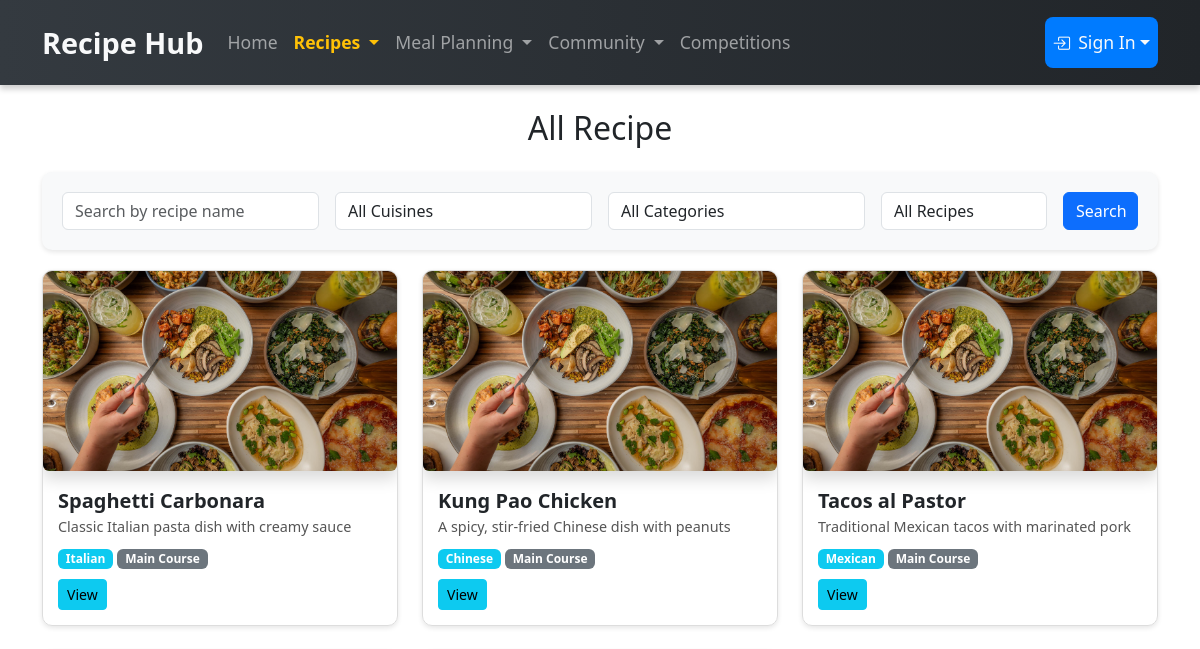
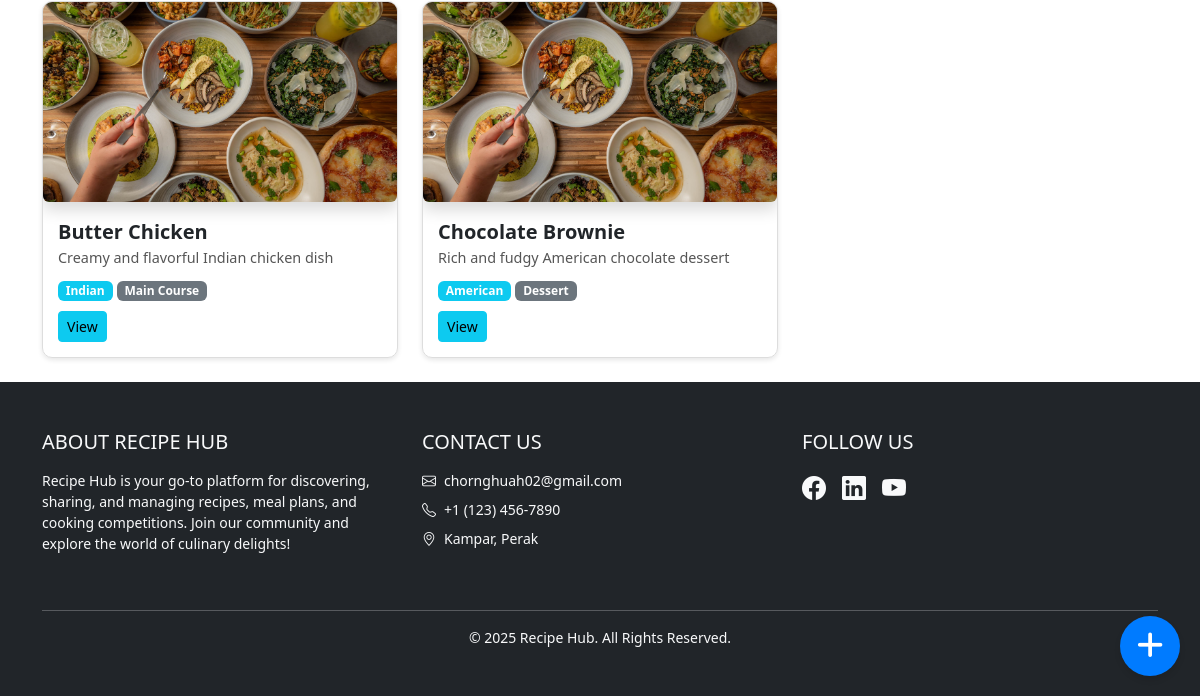
/recipe_management_module/recipe_user.php, run on an earlier commit of the app's database (2 pictures, top to bottom).
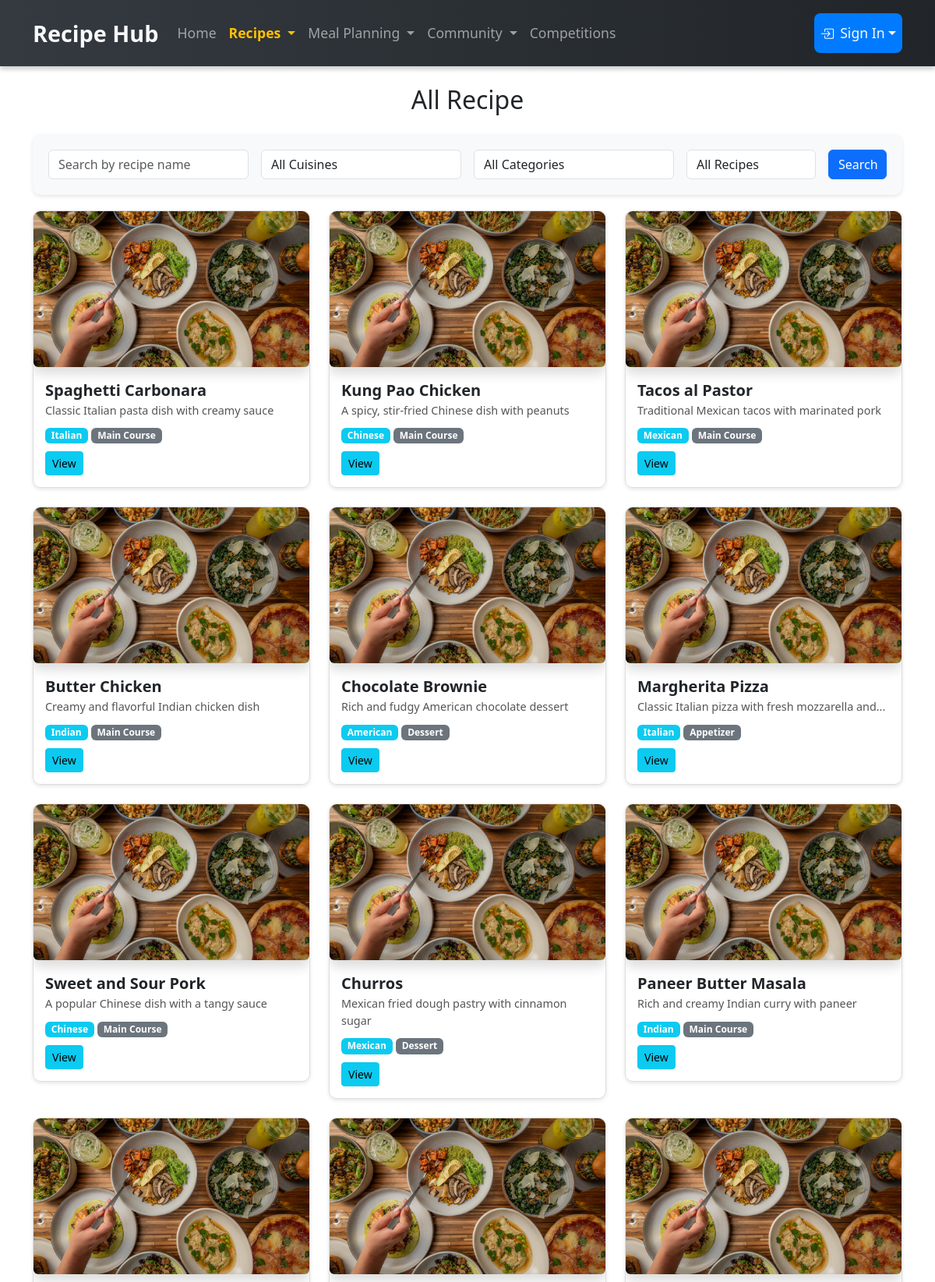
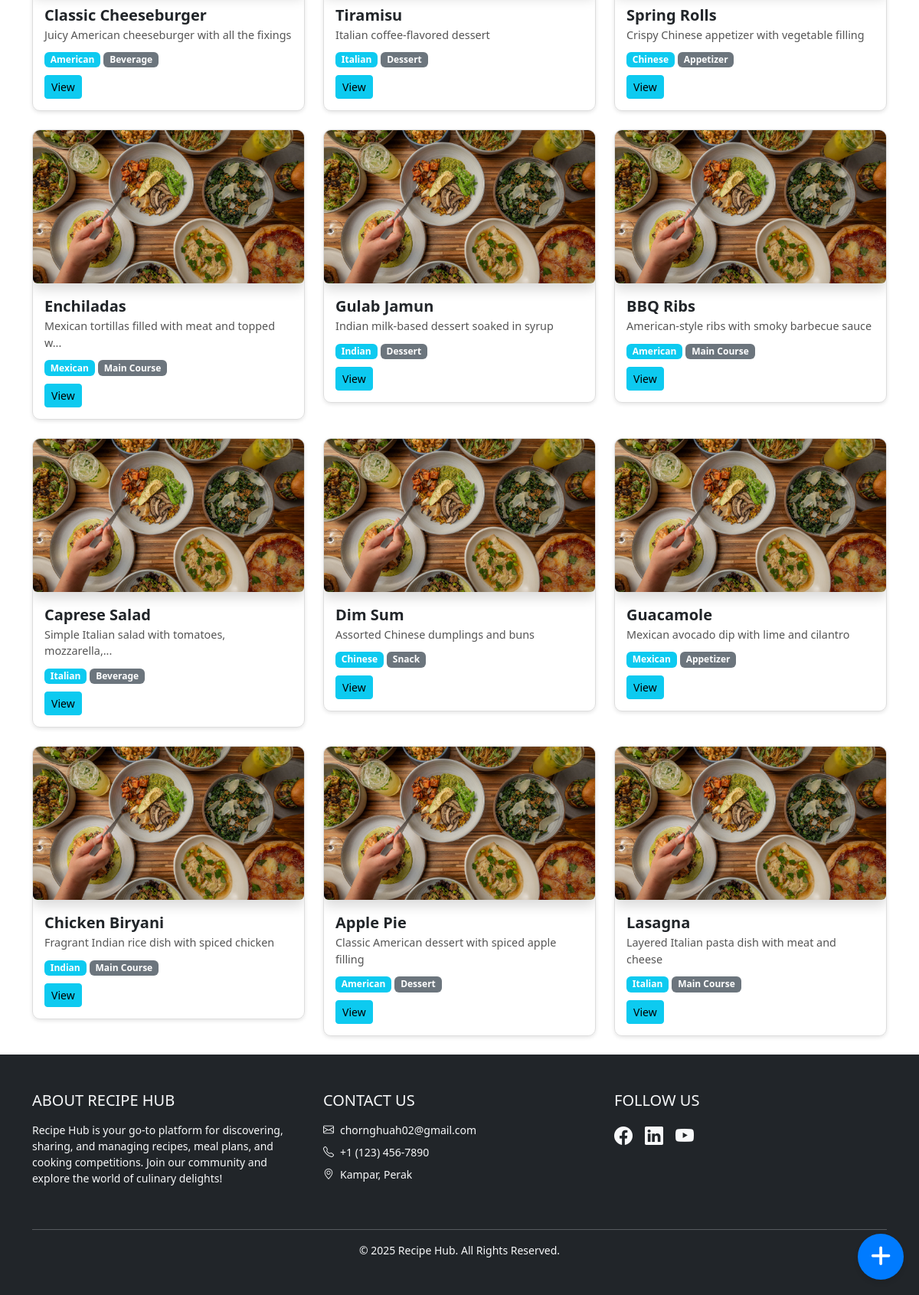
And on a later commit of the database (2 pictures, top to bottom).
### tables this page shows
CREATE TABLE Recipe (
    recipe_id INT AUTO_INCREMENT PRIMARY KEY,
    user_id INT NOT NULL,
    cuisine_id INT,
    category_id INT,
    title VARCHAR(100) NOT NULL,
    description TEXT NOT NULL,
    prep_time TIME NOT NULL,
    cook_time TIME NOT NULL,
    servings INT NOT NULL,
    spicy BOOLEAN NOT NULL DEFAULT FALSE,
    image_path VARCHAR(255),
    created_at TIMESTAMP DEFAULT CURRENT_TIMESTAMP,
    updated_at TIMESTAMP DEFAULT CURRENT_TIMESTAMP ON UPDATE CURRENT_TIMESTAMP,
    FOREIGN KEY (user_id) REFERENCES User(user_id) ON DELETE CASCADE,
    FOREIGN KEY (cuisine_id) REFERENCES Cuisine(cuisine_id) ON DELETE SET NULL,
    FOREIGN KEY (category_id) REFERENCES Category(category_id) ON DELETE SET NULL
);

CREATE TABLE Cuisine (
    cuisine_id INT AUTO_INCREMENT PRIMARY KEY,
    cuisine_name VARCHAR(50) NOT NULL
);

CREATE TABLE Category (
    category_id INT AUTO_INCREMENT PRIMARY KEY,
    category_name VARCHAR(50) NOT NULL
);

### recipe_management_module/recipe_user.php (the view, shortened to what this page needs)
<?php
require '../user_module/database.php';
$sql = "SELECT r.recipe_id, r.title, r.description, c.cuisine_name, cat.category_name, r.user_id, r.image_path
        FROM Recipe r
        LEFT JOIN Cuisine c ON r.cuisine_id = c.cuisine_id
        LEFT JOIN Category cat ON r.category_id = cat.category_id";
$result = $con->query($sql);
?>
<!DOCTYPE html>
<html lang="en">
<head>
    <link href="https://cdn.jsdelivr.net/npm/bootstrap@5.3.2/dist/css/bootstrap.min.css" rel="stylesheet">
    <link href="https://cdnjs.cloudflare.com/ajax/libs/font-awesome/6.0.0-beta3/css/all.min.css" rel="stylesheet">
</head>
<body>
    <?php include("../navbar.php"); ?>
    <div class="container mt-4">
        <h2 class="mb-4 text-center">All Recipe</h2>
        <div class="filter-box">
            <form id="searchForm">
                <div class="row g-3">
                    <div class="col-md-3">
                        <input type="text" class="form-control" id="searchTitle" placeholder="Search by recipe name">
                    </div>
                    <div class="col-md-3">
                        <select class="form-control" id="filterCuisine">
                            <option value="">All Cuisines</option>
                        </select>
                    </div>
                    <div class="col-md-3">
                        <select class="form-control" id="filterCategory">
                            <option value="">All Categories</option>
                        </select>
                    </div>
                    <div class="col-md-2">
                        <select class="form-control" id="filterOwnership">
                            <option value="all">All Recipes</option>
                        </select>
                    </div>
                    <div class="col-md-1">
                        <button type="button" class="btn btn-primary w-100" onclick="searchRecipes()">Search</button>
                    </div>
                </div>
            </form>
        </div>
        <div class="row g-4">
            <?php while ($row = $result->fetch_assoc()) { ?>
                <div class="col-md-4">
                    <div class="recipe-card">
                        <img src="<?php echo file_exists($row['image_path']) && !empty($row['image_path']) ? htmlspecialchars($row['image_path']) : 'default-image.jpg'; ?>"
                            alt="Recipe Image"
                            class="img-fluid rounded shadow"
                            style="width: 100%; height: 200px; object-fit: cover;">
                        <div class="recipe-card-body">
                            <div class="recipe-title"><?php echo htmlspecialchars($row['title']); ?></div>
                            <div class="recipe-description" title="<?php echo htmlspecialchars($row['description']); ?>">
                                <?php
                                echo htmlspecialchars(mb_strimwidth($row['description'], 0, 50, '...'));
                                ?>
                            </div>
                            <div class="recipe-meta mt-2">
                                <span class="badge bg-info"><?php echo htmlspecialchars($row['cuisine_name']); ?></span>
                                <span class="badge bg-secondary"><?php echo htmlspecialchars($row['category_name']); ?></span>
                            </div>
                            <div class="recipe-actions">
                                <button class="btn btn-info btn-sm" data-bs-toggle="modal" data-bs-target="#viewModal"
                                    onclick="loadRecipeDetails(<?php echo $row['recipe_id']; ?>)">View</button>
                            </div>
                        </div>
                    </div>
                </div>
            <?php } ?>
        </div>
    </div>
    <br>
    <a href="add_recipe.php" class="btn btn-primary rounded-circle add-recipe-btn">
        <i class="fas fa-plus fa-lg"></i>
    </a>
    <?php include '../footer.php'; ?>
</body>
</html>

### navbar.php (shortened to what this page needs)
<!DOCTYPE html>
<html lang="en">
<head>
    <link href="https://cdn.jsdelivr.net/npm/bootstrap-icons/font/bootstrap-icons.css" rel="stylesheet">
</head>
<body>
    <nav class="navbar navbar-expand-lg navbar-dark">
        <div class="container">
            <a class="navbar-brand" href="/Server-Side-Assignment/index.php">Recipe Hub</a>
            <div class="collapse navbar-collapse" id="navbarNav">
                <ul class="navbar-nav">
                    <li class="nav-item">
                        <a class="nav-link <?php echo basename($_SERVER['PHP_SELF']) == 'index.php' ? 'active' : ''; ?>" href="/Server-Side-Assignment/index.php">Home</a>
                    </li>
                    <li class="nav-item dropdown">
                        <a class="nav-link dropdown-toggle <?php echo in_array(basename($_SERVER['PHP_SELF']), ['recipe.php', 'recipe_user.php', 'recipe_admin.php', 'add_recipe.php', 'edit_recipe.php']) ? 'active' : ''; ?>" href="#" id="recipesDropdown" role="button" data-bs-toggle="dropdown" aria-expanded="false">
                            Recipes
                        </a>
                    </li>
                    <li class="nav-item dropdown">
                        <a class="nav-link dropdown-toggle <?php echo in_array(basename($_SERVER['PHP_SELF']), ['meal_plan_add.php', 'meal_plan_list.php', 'meal_plan_display.php', 'list_templates.php', 'view_template.php', 'edit_template.php', 'meal_plan_edit.php']) ? 'active' : ''; ?>" href="#" id="mealPlanningDropdown" role="button" data-bs-toggle="dropdown" aria-expanded="false">
                            Meal Planning
                        </a>
                    </li>
                    <li class="nav-item dropdown">
                        <a class="nav-link dropdown-toggle <?php echo in_array(basename($_SERVER['PHP_SELF']), ['Community.php', 'Add_post.php']) ? 'active' : ''; ?>" href="#" id="communityDropdown" role="button" data-bs-toggle="dropdown" aria-expanded="false">
                            Community
                        </a>
                    </li>
                    <li class="nav-item">
                        <a class="nav-link <?php echo basename($_SERVER['PHP_SELF']) == 'competition_main.php' ? 'active' : ''; ?>" href="/Server-Side-Assignment/cooking_competition_module/competition_main.php">Competitions</a>
                    </li>
                </ul>
                <ul class="navbar-nav ms-auto">
                    <?php if (isset($_SESSION['username'])): ?>
                        <li class="nav-item dropdown">
                            <a class="nav-link dropdown-toggle d-flex align-items-center user-dropdown" href="#" id="userDropdown" role="button" data-bs-toggle="dropdown" aria-expanded="false">
                                <i class="bi bi-person-circle me-2"></i>
                                Hello, <?php echo htmlspecialchars($_SESSION['username']); ?>!
                            </a>
                            <ul class="dropdown-menu dropdown-menu-end">
                                <li><a class="dropdown-item" href="/Server-Side-Assignment/user_module/change_password.php">Change Password</a></li>
                                <?php if (isset($_SESSION['isAdmin']) && $_SESSION['isAdmin'] == 1): ?>
                                    <li><a class="dropdown-item" href="/Server-Side-Assignment/user_module/add_admin.php">Add Admin</a></li>
                                <?php endif; ?>
                                <li>
                                    <hr class="dropdown-divider">
                                </li>
                                <li><a class="dropdown-item" href="/Server-Side-Assignment/user_module/logout.php">Logout</a></li>
                            </ul>
                        </li>
                    <?php else: ?>
                        <li class="nav-item dropdown">
                            <a class="nav-link dropdown-toggle d-flex align-items-center user-dropdown" href="#" id="signInDropdown" role="button" data-bs-toggle="dropdown" aria-expanded="false">
                                <i class="bi bi-box-arrow-in-right me-2"></i>
                                Sign In
                            </a>
                        </li>
                    <?php endif; ?>
                </ul>
            </div>
        </div>
    </nav>
</body>
</html>

### footer.php
<footer class="bg-dark text-light py-5">
    <div class="container">
        <div class="row text-center text-md-start">
            <div class="col-md-4 mb-4">
                <h5 class="text-uppercase mb-3">About Recipe Hub</h5>
                <p class="small">Recipe Hub is your go-to platform for discovering, sharing, and managing recipes, meal plans, and cooking competitions. Join our community and explore the world of culinary delights!</p>
            </div>
            <div class="col-md-4 mb-4">
                <h5 class="text-uppercase mb-3">Contact Us</h5>
                <ul class="list-unstyled small">
                    <li class="mb-2"><i class="bi bi-envelope me-2"></i><a href="mailto:chornghuah02@gmail.com" class="text-light text-decoration-none">chornghuah02@gmail.com</a></li>
                    <li class="mb-2"><i class="bi bi-telephone me-2"></i>+1 (123) 456-7890</li>
                    <li><i class="bi bi-geo-alt me-2"></i>Kampar, Perak</li>
                </ul>
            </div>
            <div class="col-md-4 mb-4">
                <h5 class="text-uppercase mb-3">Follow Us</h5>
                <div class="d-flex justify-content-center justify-content-md-start">
                    <a href="https://www.facebook.com/UTARnet/" class="text-light me-3"><i class="bi bi-facebook fs-4"></i></a>
                    <a href="https://www.linkedin.com/in/leechornghuah/" class="text-light me-3"><i class="bi bi-linkedin fs-4"></i></a>
                    <a href="https://www.youtube.com/watch?v=0i0bCWGKDE0" class="text-light"><i class="bi bi-youtube fs-4"></i></a>
                </div>
            </div>
        </div>
        <hr class="bg-light">
        <div class="text-center small">
            <p class="mb-0">&copy; <?php echo date('Y'); ?> Recipe Hub. All Rights Reserved.</p>
        </div>
    </div>
</footer>

### recipe_management_module/recipe_user.php (style rules this page uses)
.filter-box { background-color: #f8f9fa; padding: 20px; border-radius: 10px; box-shadow: 0 2px 5px rgba(0, 0, 0, 0.1); margin-bottom: 20px; }
.recipe-card { border: 1px solid #ddd; border-radius: 10px; overflow: hidden; box-shadow: 0 2px 5px rgba(0, 0, 0, 0.1); transition: transform 0.2s; }
.recipe-card img { width: 100%; height: 200px; object-fit: cover; }
.recipe-card-body { padding: 15px; }
.recipe-title { font-size: 1.25rem; font-weight: bold; }
.recipe-description { font-size: 0.9rem; color: #555; }
.recipe-actions { margin-top: 10px; }
.add-recipe-btn { position: fixed; bottom: 20px; right: 20px; width: 60px; height: 60px; display: flex; justify-content: center; align-items: center; font-size: 24px; color: #fff; background-color: #007bff; border: none; box-shadow: 0 4px 6px rgba(0, 0, 0, 0.1); z-index: 1000; transition: background-color 0.3s ease; }

### navbar.php (style rules this page uses)
html { overflow-y: scroll; }
.navbar { background: linear-gradient(90deg, #343a40, #212529); box-shadow: 0 4px 6px rgba(0, 0, 0, 0.2); padding: 1rem 1.5rem; }
.navbar-brand { font-weight: bold; font-size: 1.8rem; color: #f8f9fa; }
.nav-link { font-size: 1.1rem; padding: 0.5rem 1rem; transition: color 0.3s ease, background-color 0.3s ease, transform 0.2s ease; }
.nav-link.active { font-weight: bold; color: #ffc107 !important; }
.user-dropdown { background-color: #007BFF; color: #f8f9fa; border-radius: 0.5rem; padding: 0.75rem 1.25rem; }

What changed in the data, as far as the page shows it:
added recipe: image_path (picture), title "Margherita Pizza", description "Classic Italian pizza with fresh mozzarella and...", cuisine.cuisine_name "Italian", category.category_name "Appetizer"
added recipe: image_path (picture), title "Sweet and Sour Pork", description "A popular Chinese dish with a tangy sauce", cuisine.cuisine_name "Chinese", category.category_name "Main Course"
added recipe: image_path (picture), title "Churros", description "Mexican fried dough pastry with cinnamon sugar", cuisine.cuisine_name "Mexican", category.category_name "Dessert"
added recipe: image_path (picture), title "Paneer Butter Masala", description "Rich and creamy Indian curry with paneer", cuisine.cuisine_name "Indian", category.category_name "Main Course"
added recipe: image_path (picture), title "Classic Cheeseburger", description "Juicy American cheeseburger with all the fixings", cuisine.cuisine_name "American", category.category_name "Beverage"
added recipe: image_path (picture), title "Tiramisu", description "Italian coffee-flavored dessert", cuisine.cuisine_name "Italian", category.category_name "Dessert"
added recipe: image_path (picture), title "Spring Rolls", description "Crispy Chinese appetizer with vegetable filling", cuisine.cuisine_name "Chinese", category.category_name "Appetizer"
added recipe: image_path (picture), title "Enchiladas", description "Mexican tortillas filled with meat and topped w...", cuisine.cuisine_name "Mexican", category.category_name "Main Course"
added recipe: image_path (picture), title "Gulab Jamun", description "Indian milk-based dessert soaked in syrup", cuisine.cuisine_name "Indian", category.category_name "Dessert"
added recipe: image_path (picture), title "BBQ Ribs", description "American-style ribs with smoky barbecue sauce", cuisine.cuisine_name "American", category.category_name "Main Course"
added recipe: image_path (picture), title "Caprese Salad", description "Simple Italian salad with tomatoes, mozzarella,...", cuisine.cuisine_name "Italian", category.category_name "Beverage"
added recipe: image_path (picture), title "Dim Sum", description "Assorted Chinese dumplings and buns", cuisine.cuisine_name "Chinese", category.category_name "Snack"
added recipe: image_path (picture), title "Guacamole", description "Mexican avocado dip with lime and cilantro", cuisine.cuisine_name "Mexican", category.category_name "Appetizer"
added recipe: image_path (picture), title "Chicken Biryani", description "Fragrant Indian rice dish with spiced chicken", cuisine.cuisine_name "Indian", category.category_name "Main Course"
added recipe: image_path (picture), title "Apple Pie", description "Classic American dessert with spiced apple filling", cuisine.cuisine_name "American", category.category_name "Dessert"
added recipe: image_path (picture), title "Lasagna", description "Layered Italian pasta dish with meat and cheese", cuisine.cuisine_name "Italian", category.category_name "Main Course"
